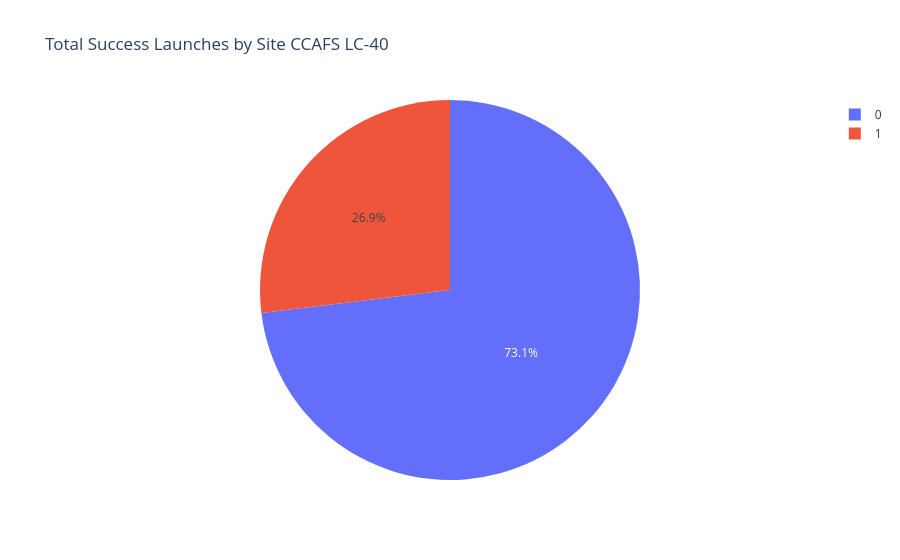

Notebook cell for this chart:
### Code cell
# if entered_site == 'CCAFS LC-40':
#entered_site = 'CCAFS LC-40'
px.pie(site_i, values='total_count',names='class',title= f"Total Success Launches by Site {entered_site}")

### Figure 1 — Plotly figure (JSON) as saved in the notebook; plotly's stock layout.template omitted (floating-point values rounded to 4 significant figures)
{"data": [{"domain": {"x": [0, 1], "y": [0, 1]}, "hovertemplate": "class=%{label}<br>total_count=%{value}<extra></extra>", "labels": [0, 1], "legendgroup": "", "name": "", "showlegend": true, "type": "pie", "values": [19, 7]}], "layout": {"legend": {"tracegroupgap": 0}, "title": {"text": "Total Success Launches by Site CCAFS LC-40"}}}
